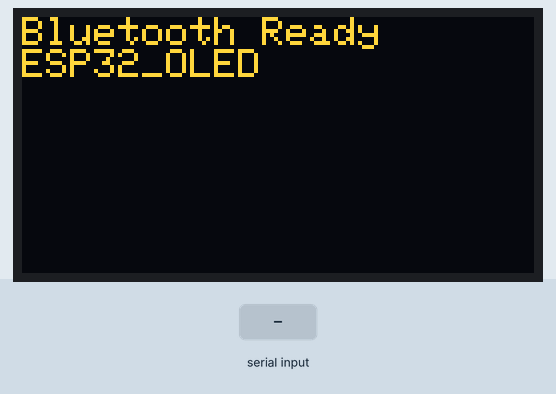
This sketch was run on a simulated ESP32. Parts: 128×64 one-colour display. The test bench sets the inputs (shaded band). The OLED is the two-colour kind (top 16 rows yellow); nothing arrives over Bluetooth unless stated; what the sketch prints to the serial monitor is not drawn.

Above: at 1.2 s.
1.3 s: "1\n" received over the second serial link
At 2.4 s:
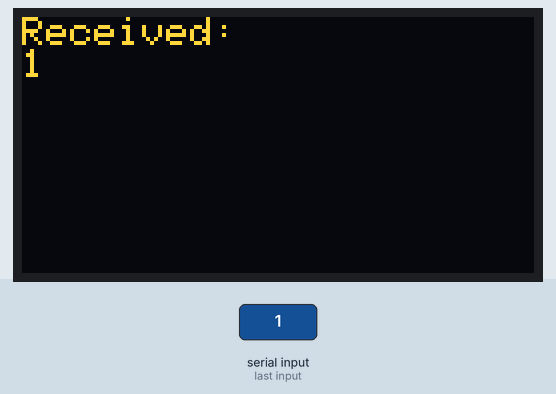
2.8 s: "0\n" received over the second serial link
At 3.6 s:
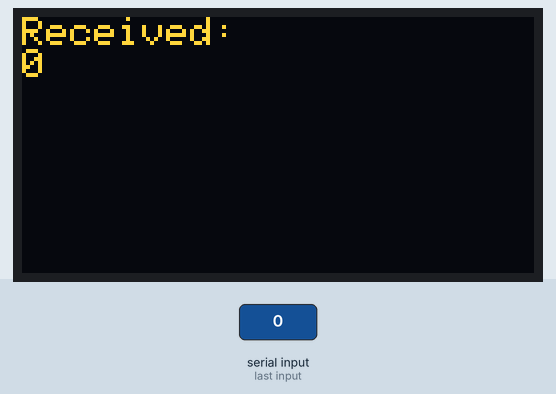
4.3 s: "2\n" received over the second serial link
Timing chart, 0 to 7.3 s (numbered marks = the images above; inputs shaded):
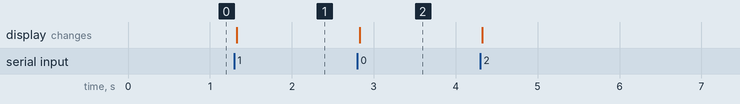

The sketch:

ESP32_Bluetooth_OLED.ino
```cpp
#include "BluetoothSerial.h"
#include <Wire.h>
#include <Adafruit_GFX.h>
#include <Adafruit_SH110X.h>

BluetoothSerial SerialBT;

Adafruit_SH1106G display(128, 64, &Wire, -1);

String message = "";

void setup() {
  Serial.begin(115200);
  SerialBT.begin("ESP32_OLED");

  Wire.begin(21, 22);

  display.begin(0x3C, true);
  display.clearDisplay();
  display.setTextColor(SH110X_WHITE);
  display.setTextSize(1);
  display.setCursor(0, 0);
  display.println("Bluetooth Ready");
  display.println("ESP32_OLED");
  display.display();
}

void loop() {
  while (SerialBT.available()) {
    char c = SerialBT.read();

    if (c == '\n' || c == '\r') {
      if (message.length() > 0) {
        display.clearDisplay();
        display.setCursor(0, 0);
        display.setTextSize(1);
        display.println("Received:");
        display.println(message);
        display.display();

        Serial.println(message);
        message = "";
      }
    } else {
      message += c;
    }
  }
}
```

Measured:
- after the input at 1.3 s, the display: changes at once (image 1)
- after the input at 2.8 s, the display: changes at once (image 2)
